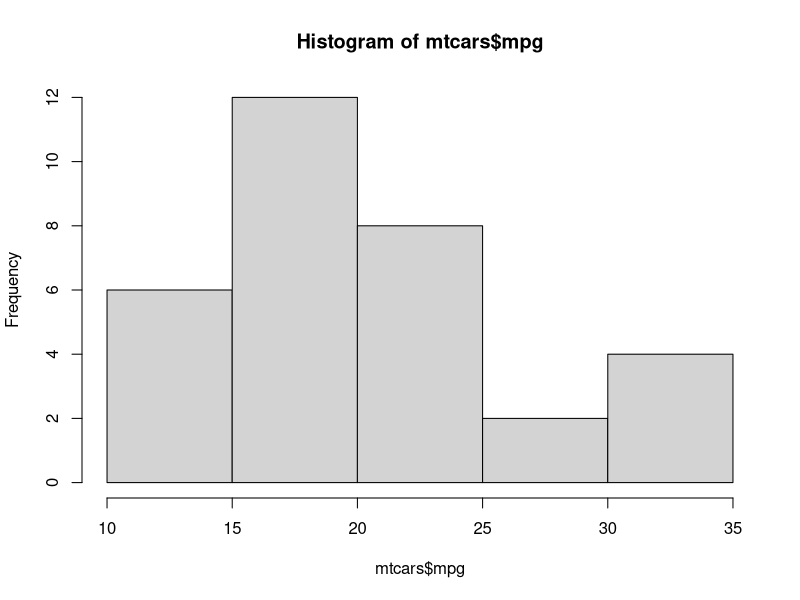
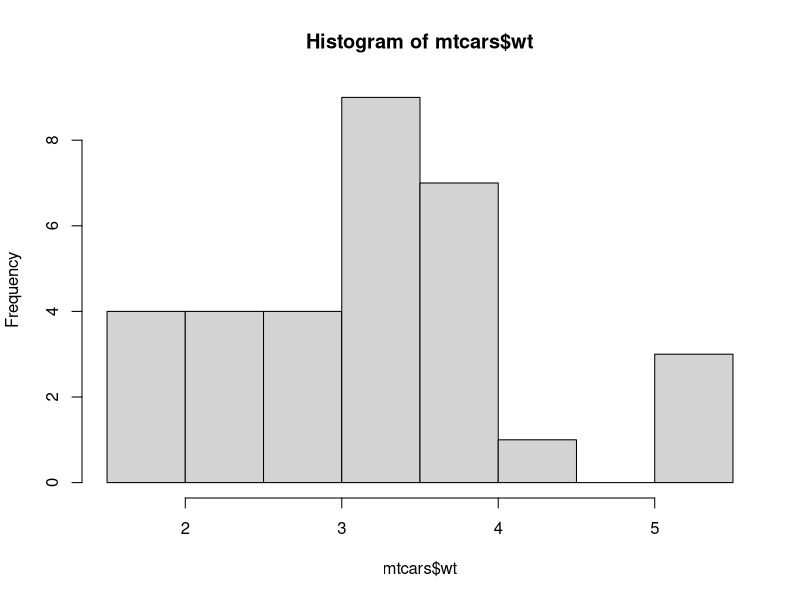
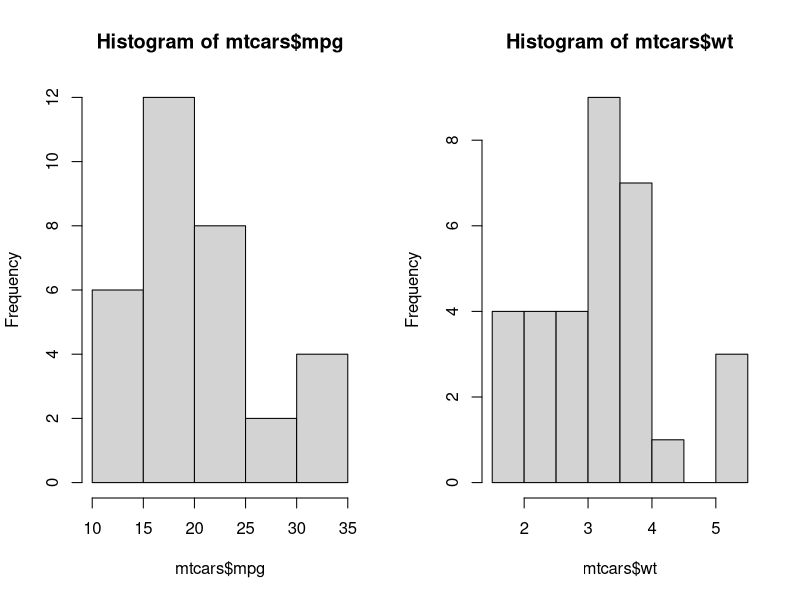
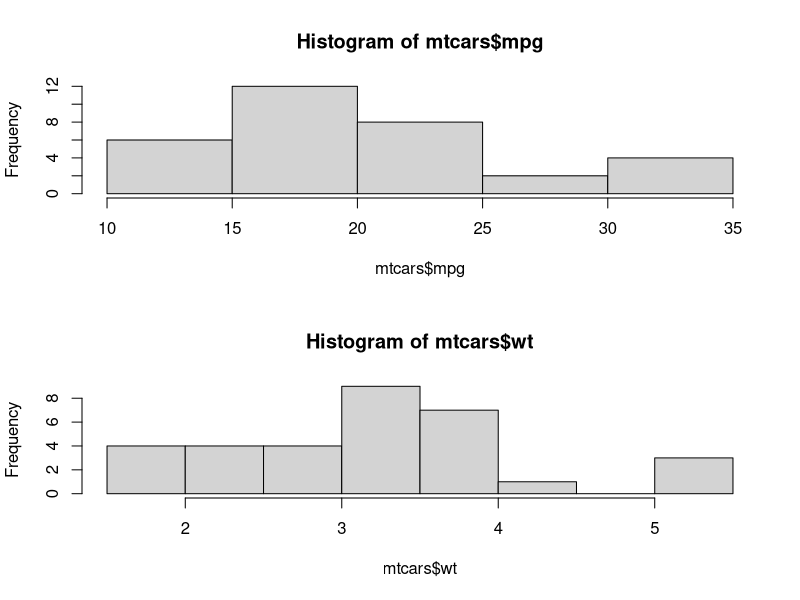

Source code (R) for these figures, in order:
hist(mtcars$mpg)
hist(mtcars$wt)

par(mfrow=c(1,2))
hist(mtcars$mpg)
hist(mtcars$wt)

par(mfrow=c(2,1))
hist(mtcars$mpg)
hist(mtcars$wt)

par(mfrow=c(1,1)) # to reset it
